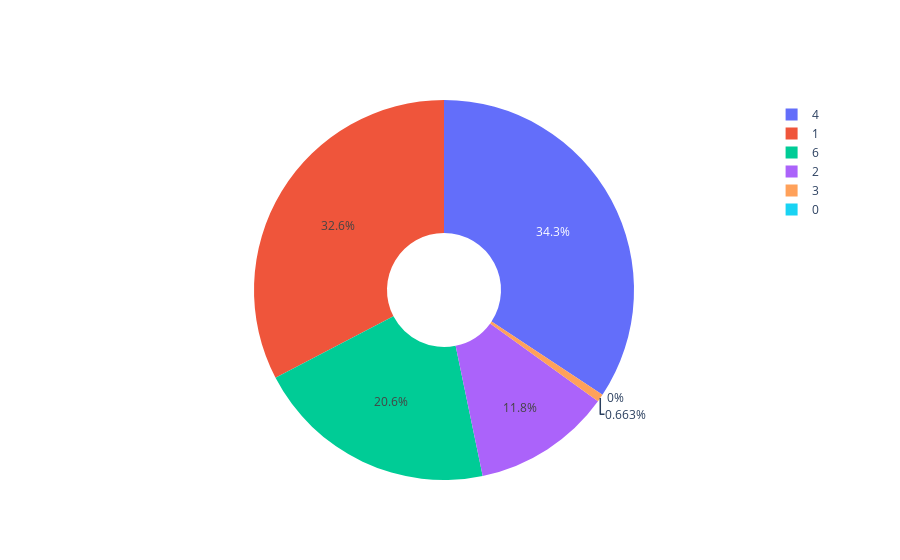

The notebook cell saved with this chart:
### Code cell
import plotly.express as px
import plotly.graph_objs as go
from plotly.offline import init_notebook_mode, plot, iplot
run_type = [1,0,4,2,6,3]
trace = go.Pie(labels = run_type, values = total_run, hole = 0.3)

data = [trace]

fig = go.Figure(data = data)
fig.show()

### Figure 1 — Plotly figure (JSON) as saved in the notebook; plotly's stock layout.template omitted (floating-point values rounded to 4 significant figures)
{"data": [{"hole": 0.3, "labels": [1, 0, 4, 2, 6, 3], "type": "pie", "values": [1919, 0, 2016, 692, 1212, 39]}], "layout": {"autosize": true}}
